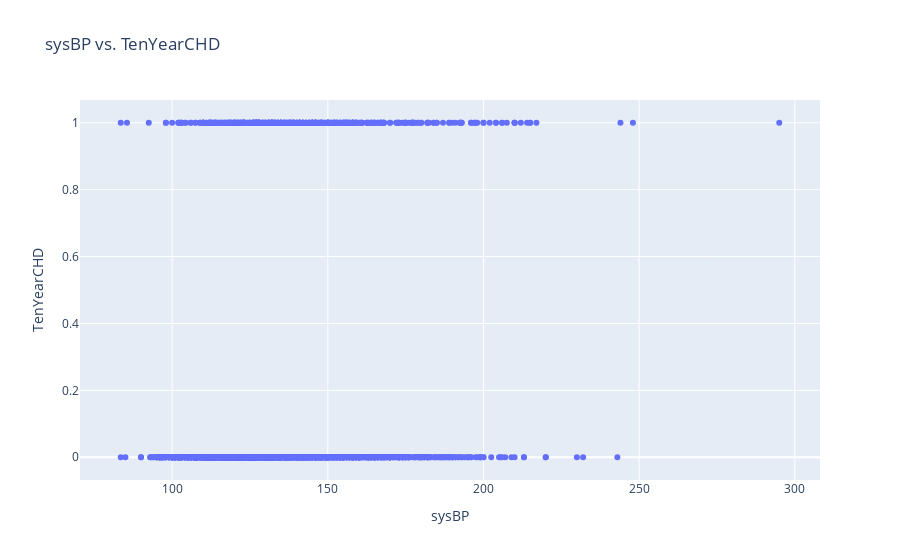

Notebook code cell kept with this figure:
### Code cell
import plotly.graph_objs as go
import plotly.offline as pyo
trace = go.Scatter(x=df['sysBP'], y=df['TenYearCHD'], mode='markers')
layout = go.Layout(title='sysBP vs. TenYearCHD',
                   xaxis=dict(title='sysBP'),
                   yaxis=dict(title='TenYearCHD'))
data=[trace]
fig = go.Figure(data=data, layout=layout)
fig.show()

### Figure 1 — Plotly figure (JSON) as saved in the notebook; plotly's stock layout.template omitted (floating-point values rounded to 4 significant figures; data arrays with more than 128 entries replaced by an {"elided": "..."} marker saying what was removed)
{"data": [{"mode": "markers", "type": "scatter", "x": {"elided": "2927 float values"}, "y": {"elided": "2927 int values"}}], "layout": {"title": {"text": "sysBP vs. TenYearCHD"}, "xaxis": {"title": {"text": "sysBP"}}, "yaxis": {"title": {"text": "TenYearCHD"}}}}
